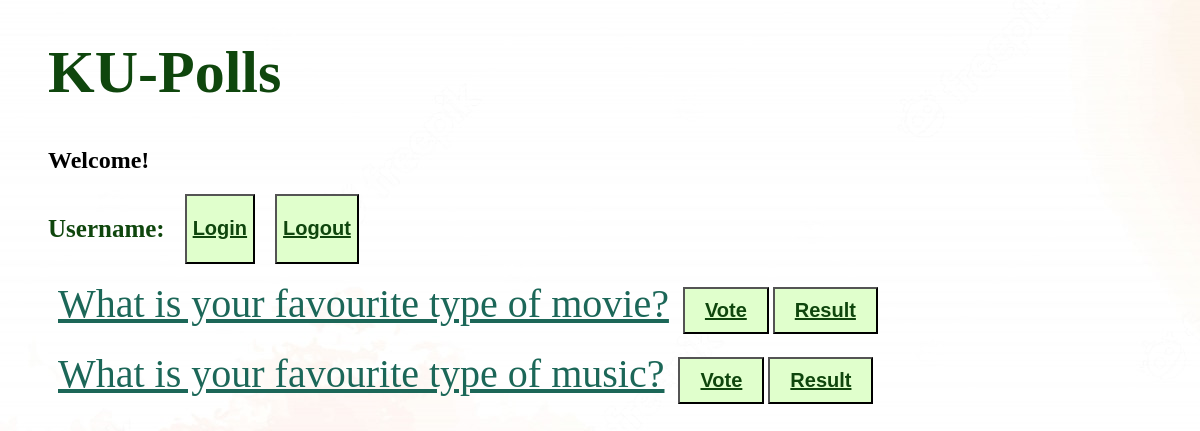
Screenshot of /polls/ with the database file from the repository.
### polls/models.py (models this page shows, shortened)
class Question(models.Model):
    question_text = models.CharField(max_length=200)
    pub_date = models.DateTimeField('date published')
    end_date = models.DateTimeField('date ended', default=None, null=True)
    def can_vote(self):
        now = timezone.localtime()
        if self.end_date is None and self.pub_date <= now:
            return True
        return self.pub_date <= now <= self.end_date

### polls/views.py (the view)
# urls.py: path('', views.IndexView.as_view(), name='index'),
class IndexView(generic.ListView):
    template_name = 'polls/index.html'
    context_object_name = 'latest_question_list'
    def get_queryset(self):
        return Question.objects.filter(pub_date__lte=timezone.now()).order_by('-pub_date')[:5]

### polls/templates/polls/index.html
{% load static %}
<link rel="stylesheet" href="{% static 'polls/style.css' %}">
{% if latest_question_list %}
    <ul>
    <h1 id="title">KU-Polls</h1>
    <h2> Welcome! {{request.user.first_name}} {{request.user.last_name}}</h2>
    <div style="display: flex; gap: 20px">
        <h2 style="color: #0f460d; font-size: 25px"> Username: {{ request.user.username }} </h2>
        <button id="interact-button"><a id="button-text" href="/accounts/login"> Login </a></button>
        <button id="interact-button"><a id="button-text" href="/accounts/logout"> Logout </a></button>
    </div>
    {% for question in latest_question_list %}
        {% if question.can_vote %}
            <p><a id="link" href="{% url 'polls:detail' question.id %}">{{ question.question_text }}</a>
                <button id="interact-button" class="index-button"><a id="button-text" href="{% url 'polls:detail' question.id %}"> Vote </a></button>
                <button id="interact-button" class="index-button"><a id="button-text" href="{% url 'polls:results' question.id %}"> Result </a></button>
            </p>
        {% else %}
            <p id="link">{{ question.question_text }}
                <button id="interact-button" class="index-button">Vote</button>
                <button id="interact-button" class="index-button"><a id="button-text" href="{% url 'polls:results' question.id %}"> Result </a></button>
            </p>
        {% endif %}
    {% endfor %}
    </ul>
{% else %}
    <p>No polls are available.</p>
{% endif %}

### polls/static/polls/style.css (style rules this page uses)
#link { color: #1C6758; font-size:40px; padding: 10px; }
#title { color: #0f460d; padding-top: 30px; font-size: 60px; }
.index-button { padding-top: 10px; padding-bottom: 10px; padding-right: 20px; padding-left: 20px; }
#interact-button { background-color: #e0ffcc; color: #0f460d; font-weight: bold; font-size: 20px; }
#button-text { color: #0f460d; font-weight: bold; font-size: 20px; }

### rows the page displays
Question: question_text "What is your favourite type of movie?"
Question: question_text "What is your favourite type of music?"
